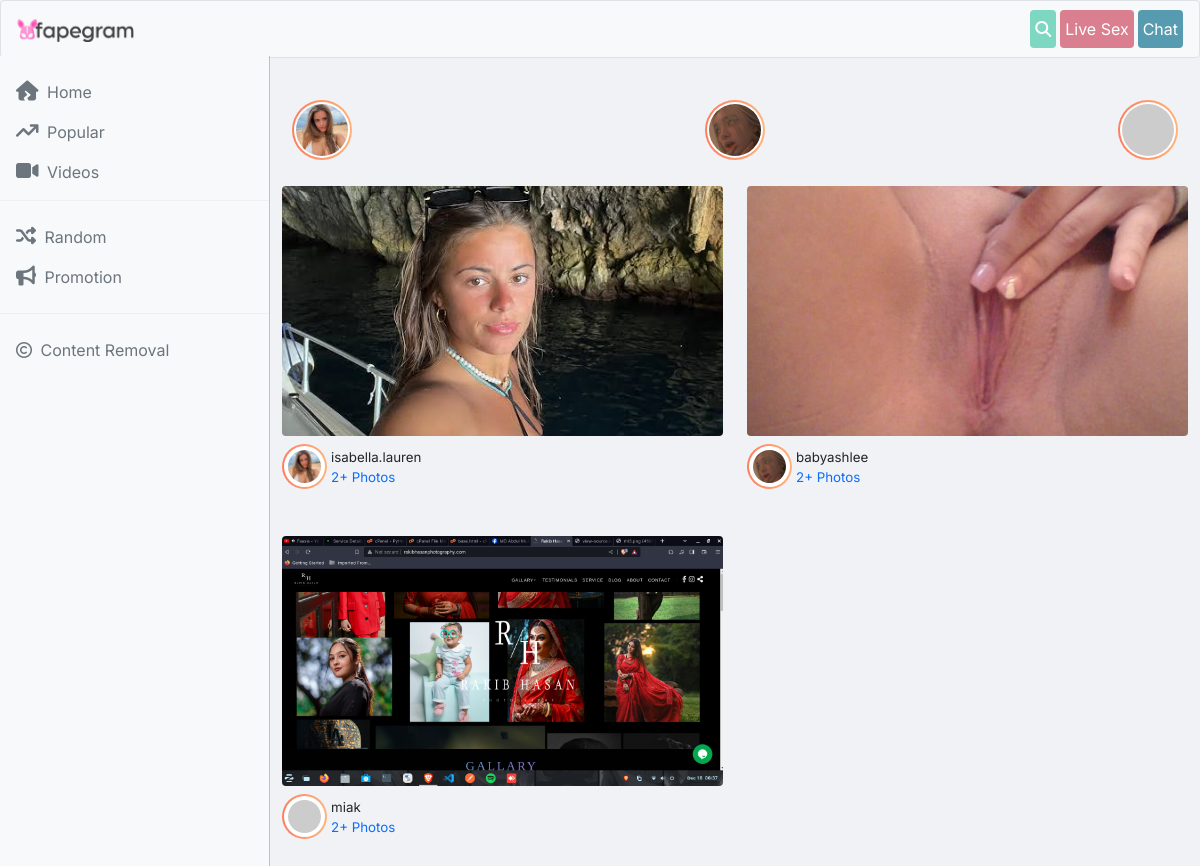
/, run on an earlier commit of the app's database.
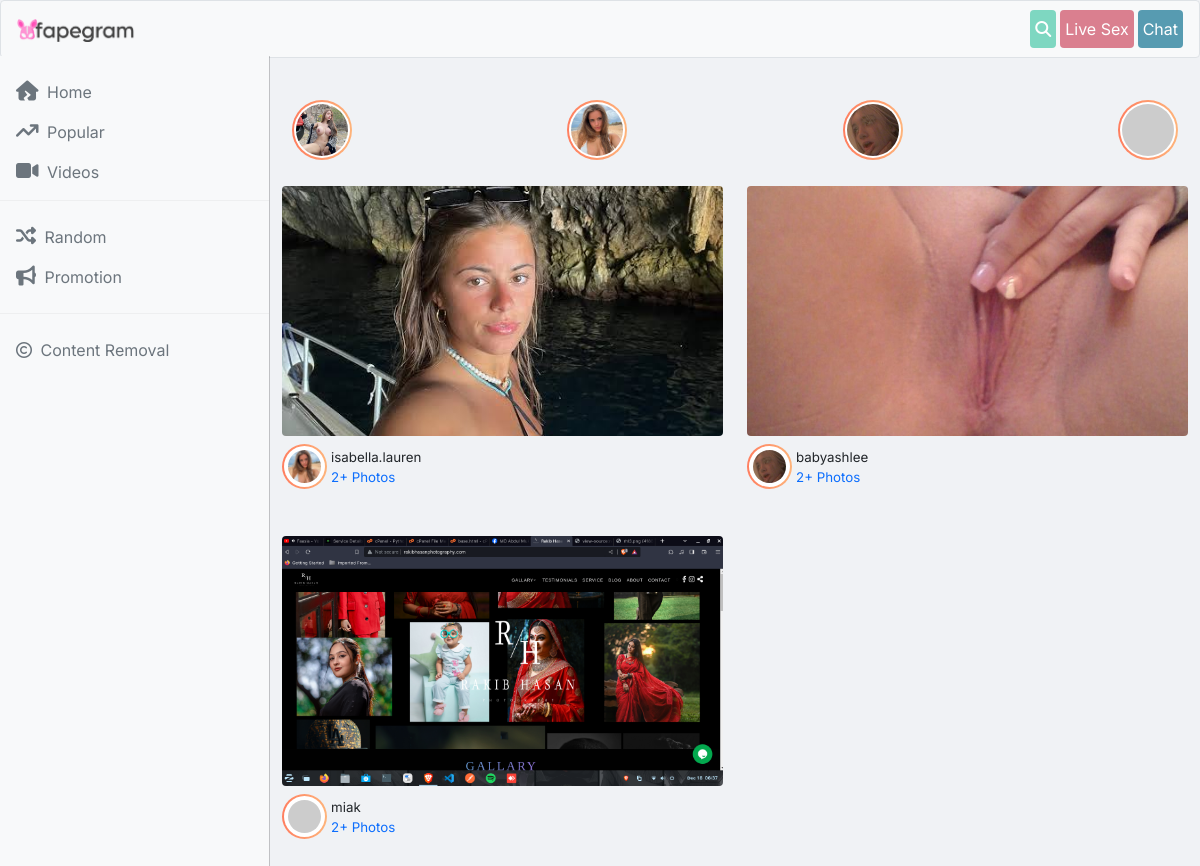
And on a later commit of the database.
### base/models.py (models this page shows, shortened)
class Profile(models.Model):
    user = models.ForeignKey(User, on_delete=models.CASCADE)
    dp = models.FileField(upload_to='dp', null=True, blank=True)
    name = models.CharField(max_length=100, null=True, blank=True)
    bio = models.TextField(null=True, blank=True)
    onlyfans = models.URLField(null=True, blank=True)
    twitter = models.URLField(null=True, blank=True)
    insta = models.URLField(null=True, blank=True)
    likex = models.IntegerField(default=0)
    def get_img(self):
        im = Art.objects.filter(prof=self).order_by('-id')[0]
        if im:
            return im.image
        else:
            return False
    def img_count(self):
        im = Art.objects.filter(prof=self)
        return len(im)
    def lenim(self):
        im =Art.objects.filter(prof=self)
        return len(im)

class Art(models.Model):
    prof = models.ForeignKey(Profile, on_delete=models.CASCADE, null=True, blank=True)
    image = models.FileField(upload_to='contents', null=True, blank=True)

### base/views.py (the view)
# urls.py: path('',home),
def home(request):
    pro = Profile.objects.all().order_by('-id')
    paginator = Paginator(pro, 30)
    page_number = request.GET.get("page")
    pro = paginator.get_page(page_number)
    context = {'pro': pro}
    return render(request, 'home.html', context)

### base/context_processors.py (called while the page is built)
def popular(request):
    return {'pop': Profile.objects.all().order_by('-likex')[0:10]}

### templates/home.html (shortened to what this page needs)
{% extends 'base.html' %}
{% block body %}
<div class="row">
  {% for i in pro  %}
  {% if not i.lenim == 0 %}
<div class="col-12 col-md-6">
<div class="my-3">
<a href="model/{{i.user.username}}">
  <img class="rounded img-fluid thmb" src="{{i.get_img.url}}" alt="">
  <br>
  <div class="my-2 img-info">
    <div class="d-flex">
    <img class="img-thumbnail img-fluid avatar" {% if i.dp %}  src="{{i.dp.url}}" {% else %} src="https://api.dicebear.com/7.x/initials/svg?seed={{i.user.username}}" {% endif %} alt="avatar">
    <div class="mx-1">
      <a href="model/{{i.user.username}}"> <p class="mt-1 mb-0 text-dark">{{i.name}}</p> </a>
      <p class="mt-0 text-primary">{{i.img_count}}+ Photos</p>
    </div>
    </div>
  </div>
</a>
  </div>
</div>
{% endif %}
{% endfor %}
</div>
{% endblock %}

### templates/base.html (shortened to what this page needs)
<!DOCTYPE html>
{% load static %}
<html lang="en">
  <head>
    <link rel="stylesheet" href="https://cdnjs.cloudflare.com/ajax/libs/font-awesome/6.5.1/css/all.min.css" />
  <link href="https://cdn.jsdelivr.net/npm/bootstrap@5.0.2/dist/css/bootstrap.min.css" rel="stylesheet">
  </head>
  <body>
    <nav class="py-2 img-thumbnail navbar navbar-expand-lg navbar-light bg-light sticky-top">
      <div class="container-fluid">
 <a class="me-auto navbar-brand" href="/"><img class="logo" src="{% static "fapegram.png" %}"></a>
<a href="/search/" class="px-1 btn btnsex btn-s"><i class="fa-solid fa-magnifying-glass"></i></a>
       <a class="px-1 btn btnwarn text-white btn-s mx-1">Live Sex</a>
       <a class="px-1 btn btndngr text-white btn-s">Chat</a>
    </nav>
    <div
      class=" offcanvas offcanvas-start sidebar-nav bg-light"
      tabindex="-1"
      id="sidebar"
    >
      <div class="offcanvas-body p-0">
        <nav class="navbar-dark">
          <ul class="navbar-nav">
            <li>
            </li>
            <li>
              <a href="/" class="text-muted nav-link px-3 active">
                <span class="me-1"><i class="icon fa-solid fa-house-crack"></i></span>
                <span>Home</span>
              </a>
            </li>
           <li>
              <a href="/popular/" class="text-muted nav-link px-3 active">
                 <span class="me-1"><i class="icon fa-solid fa-arrow-trend-up"></i></span>
                <span>Popular</span>
              </a>
            </li>
           <li>
            <a href="https://tiksporn.pythonanywhere.com" target="__blank"  class="text-muted nav-link px-3 active">
             <span class="me-1"><i class="icon fa-solid fa-video"></i></span>
              <span>Videos</span>
            </a>
          </li>
            <li class="mb-2"><hr class="dropdown-divider bg-light" /></li>
            <li>
              <a href="/random/" class="text-muted nav-link px-3 active">
                <span class="me-1"><i class="icon fa-solid fa-shuffle"></i></span>
                <span>Random</span>
              </a>
            </li>
            <li>
              <a href="/contact/" class="text-muted nav-link px-3">
                <span class="me-1"><i class="icon fa-solid fa-bullhorn"></i></span>
                <span>Promotion</span>
              </a>
            </li>
            <li class="my-2"><hr class="dropdown-divider bg-light" /></li>
            <li>
              <a href="/dmca/" class="text-muted nav-link px-3">
                <span class="me-1"><i class="fa-regular fa-copyright"></i></span>
                <span>Content Removal</span>
              </a>
            </li>
          </ul>
        </nav>
      </div>
    </div>
    <main class="mt-3 pt-3">
      <div class="container-fluid">
      <div class="top">
{% for p in pop %}
<div>
  <a href="/model/{{p.user.username}}">
     <img class="" {% if p.dp %}  src="{{p.dp.url}}" {% else %} src="https://api.dicebear.com/7.x/initials/svg?seed={{p.user.username}}" {% endif %} alt="{{p.user.username}}">
</a>
</div>
{% endfor %}
 </div>
{% block body %}
{% endblock %}
      </div>
    </main>
  </body>
</html>

What changed in the data, as far as the page shows it:
added Profile: dp (picture)
